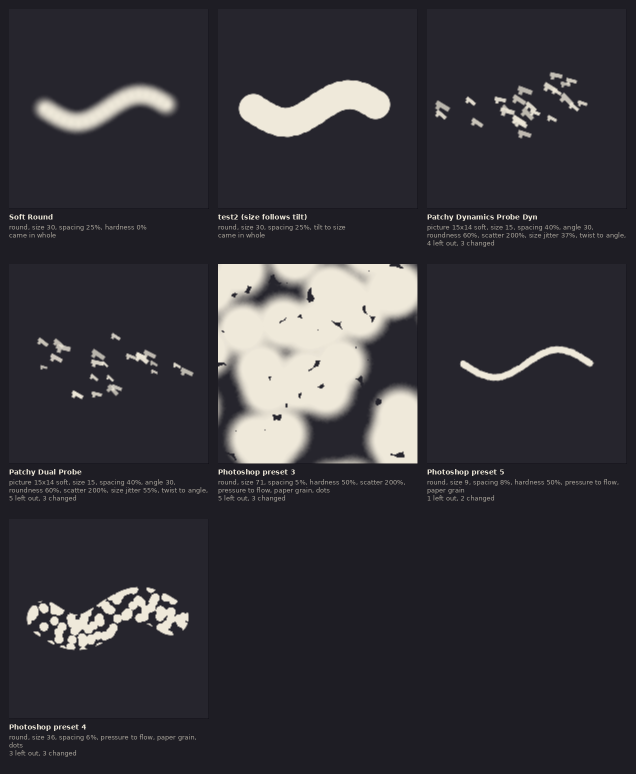
#> input picture brand/ab/brush-import/photoshop-dark.png, 1272 x 1548 px, given in place of library-dark.png, which was not available (shown at 1/2 size)
$ python chalk-previews-compose.py ../../brand/ab/brush-import ../../brand/ab/brush-import/gimp-light.png ../../brand/ab/brush-import/gimp-light.png
#> lines starting #> are read from the running program, lines starting #| are printed output that depends on the picture
#!/usr/bin/env python3
"""Puts the brush Library's chalk previews beside real canvas strokes. Usage: chalk-previews-compose.py <shots dir> <out dir> <prefix>
Reads library-<theme>.png, library-more-<theme>.png and canvas-<theme>.png (from scripts/docs/ab-chalk-previews)."""
import sys
from PIL import Image, ImageDraw, ImageFont

src, out, prefix = sys.argv[1], sys.argv[2], sys.argv[3]
BG = {'dark': (14, 14, 20), 'light': (250, 248, 243)}
FG = {'dark': (235, 232, 225), 'light': (30, 30, 36)}
NAMES = ['Chalk', 'Charcoal', 'Soft pastel', 'Oil pastel', 'Crayon', 'Vine charcoal', 'Compressed charcoal']


def paper_crop(img, theme):
    """The 400 x 400 page inside the shot, at the size the shot is always made at (fit zoom in a 734 x 444 element)."""
    return img.crop((189, 44, 545, 400))


def font(size):
    for f in ('/usr/share/fonts/truetype/dejavu/DejaVuSans.ttf', '/usr/share/fonts/TTF/DejaVuSans.ttf'):
        try:
            return ImageFont.truetype(f, size)
        except OSError:
            pass
    return ImageFont.load_default()


for theme in ('dark', 'light'):
    a = Image.open(f'{src}/library-{theme}.png').convert('RGB')
#> a is the input picture: PIL image 1272x1548 RGB; mean R, G, B 52.7, 51.3, 56.8
    b = Image.open(f'{src}/library-more-{theme}.png').convert('RGB')
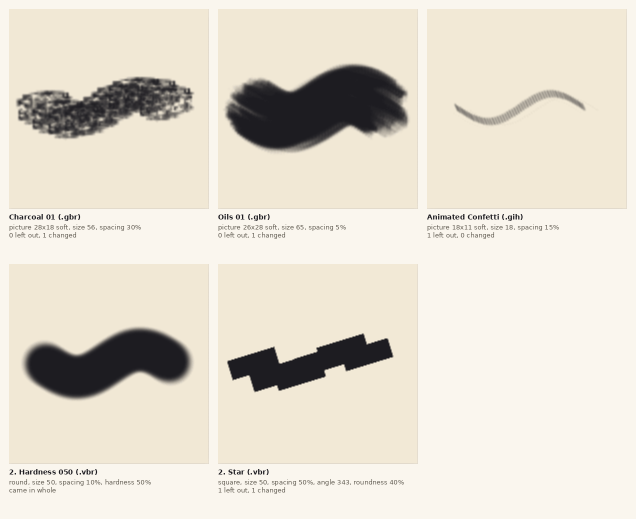
#> input picture brand/ab/brush-import/gimp-light.png, 1272 x 1038 px, given in place of library-more-dark.png, which was not available (shown at 1/2 size)
#> b is the input picture: PIL image 1272x1038 RGB; mean R, G, B 226.6, 220.2, 207.5
    c = paper_crop(Image.open(f'{src}/canvas-{theme}.png').convert('RGB'), theme)
#> in paper_crop, `return img.crop((189, 44, 545, 400))`:
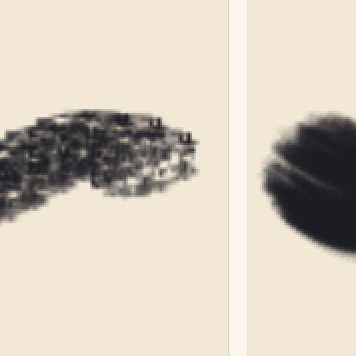
#> returned value: PIL image 356x356 RGB; mean R, G, B 208.6, 201.1, 186.4
    panels = [('Library, top of the folder', a), ('Library, scrolled down', b), ('Real strokes on the canvas, in the same order: ' + ', '.join(NAMES), c)]
    h = max(p.height for _, p in panels)
#> h = 1548
    pad, head = 24, 56
    W = sum(p.width for _, p in panels) + pad * (len(panels) + 1)
#> W = 2996
    im = Image.new('RGB', (W, h + head + pad * 2), BG[theme])
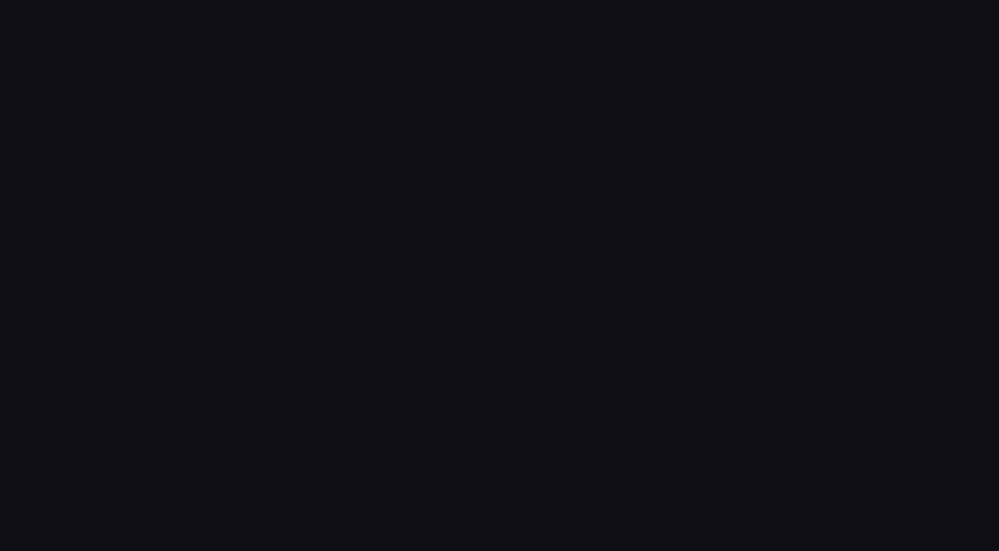
#> im: PIL image 2996x1652 RGB (shown at 1/3 size); mean R, G, B 14, 14, 20
    d = ImageDraw.Draw(im)
    x = pad
    for title, p in panels:
        if title.startswith('Real'):
            d.text((x, pad), 'Real strokes on the canvas', font=font(15), fill=FG[theme])
            d.text((x, pad + 20), 'top to bottom: ' + ', '.join(NAMES[:4]) + ',', font=font(11), fill=FG[theme])
            d.text((x, pad + 34), ', '.join(NAMES[4:]), font=font(11), fill=FG[theme])
        else:
            d.text((x, pad), title, font=font(15), fill=FG[theme])
        im.paste(p, (x, pad + head))
        x += p.width + pad
#> this loop made 3 passes
#> (title, x) on passes 1 to 2: ('Library, top of the folder', 1320), ('Library, scrolled down', 2616)
#> x on pass 3: 2996
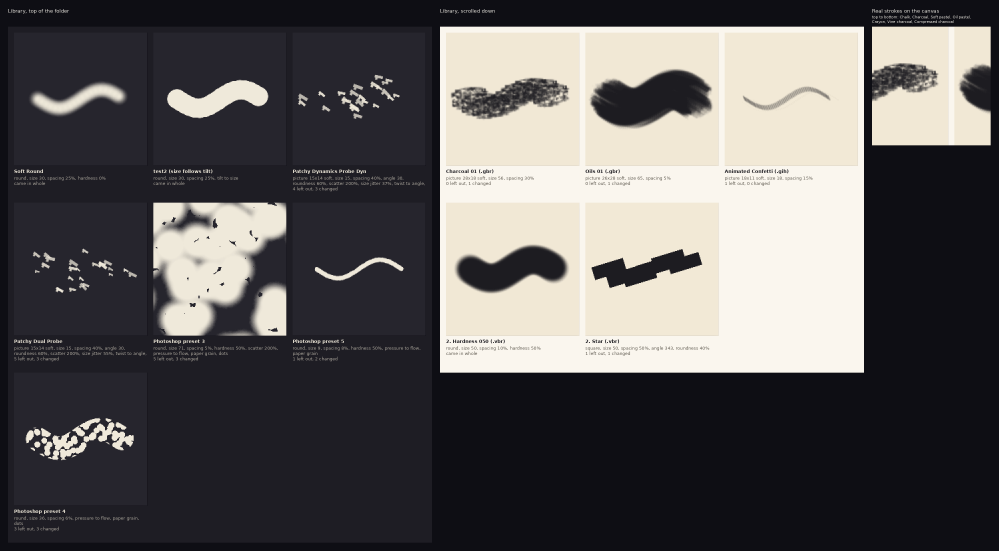
#> im: PIL image 2996x1652 RGB (shown at 1/3 size); mean R, G, B 91.2, 88.7, 89
#> after the loop, x = 2996
    im.save(f'{out}/{prefix}-{theme}.png')
    print('wrote', f'{out}/{prefix}-{theme}.png', im.size)
#| wrote ../../brand/ab/brush-import/gimp-light.png/../../brand/ab/brush-import/gimp-light.png-dark.png (2996, 1652)
#> (the run stopped early here; a loop or call above may not have finished)
